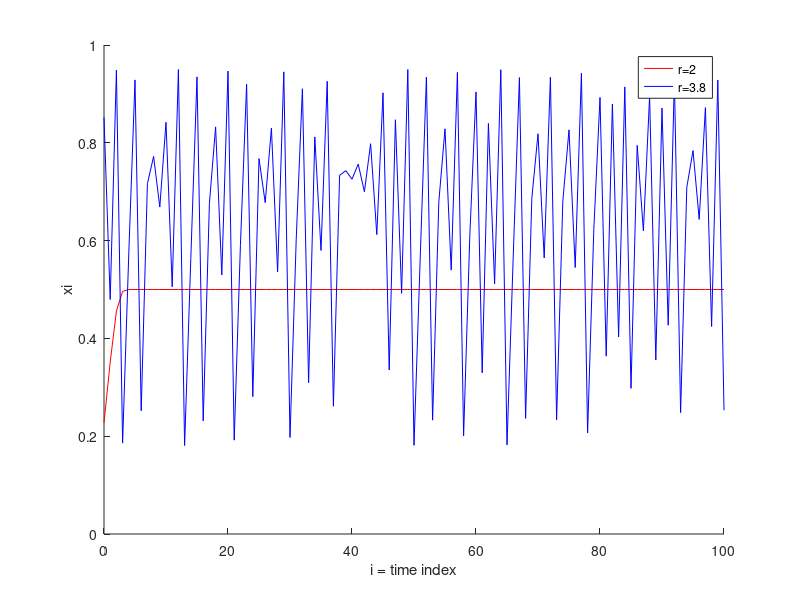

Source code (MATLAB):
xvector1=zeros(1,101);
xvector1(1)=rand;
r1=2;

xvector2=zeros(1,101);
xvector2(1)=rand;
r2=3.8;

for i = 1:100
    xvector1(i+1)=r1*xvector1(i)*(1-xvector1(i));
    xvector2(i+1)=r2*xvector2(i)*(1-xvector2(i));
end

timeindex=linspace(0,100,101);

hold on
plot(timeindex,xvector1,Color='red')
plot(timeindex,xvector2,Color='blue')
xlim([0,100])
xlabel('i = time index')
ylabel('xi')
legend('r=2','r=3.8')
